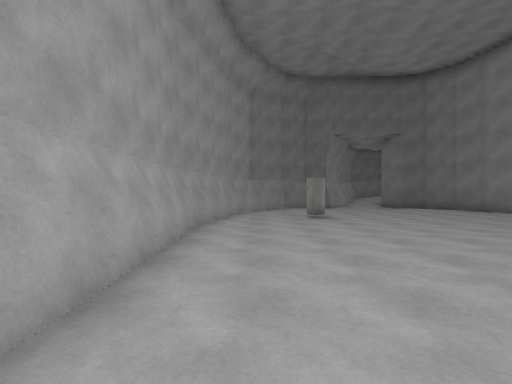
view 1 (above)

24 first-person views from a walk through a scene from a Unity 3-D project. The camera is 1.4 m above the floor, looks level and sees 90° across. The floor is counted in squares, 2 m on a side. Each view is taken from the middle of a square. On the plan, view 1 faces up. The plan holds only what a view shows up to about 9 squares ahead; the rest is blank. The place goes on beyond the plan. The player is left out. Surface patterns are stand-ins for the level's own textures.

view 2
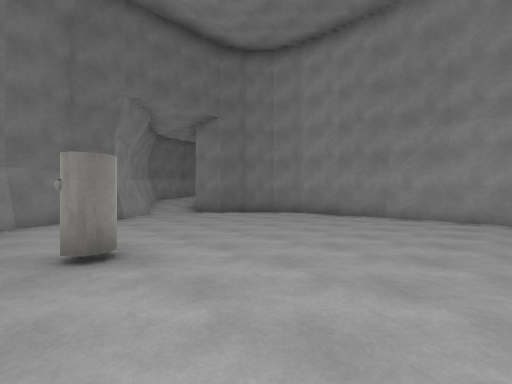

view 3
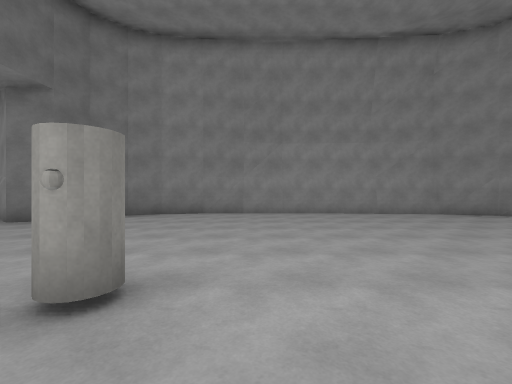

view 4
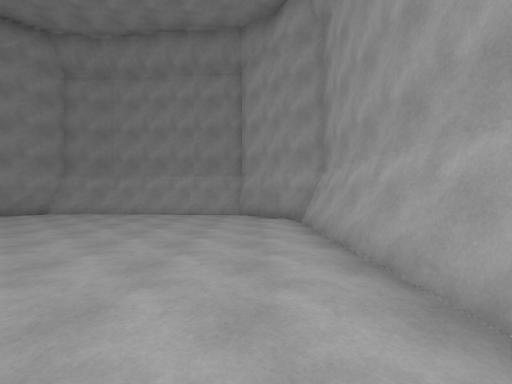

view 5
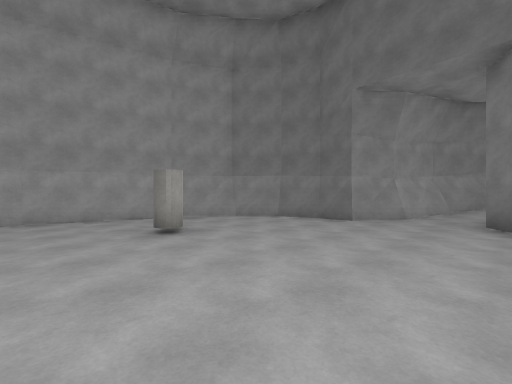

view 6
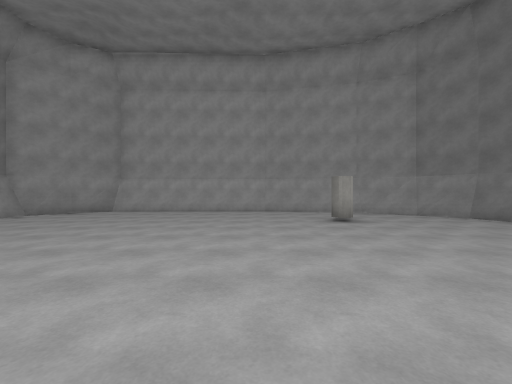

view 7
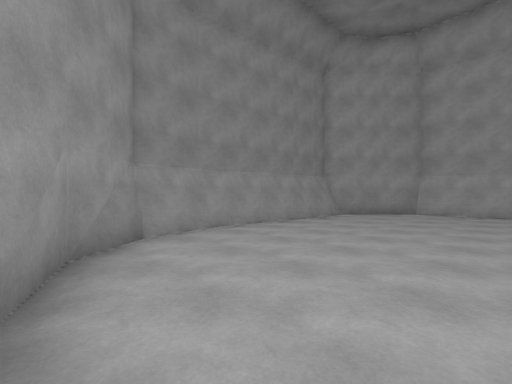

view 8
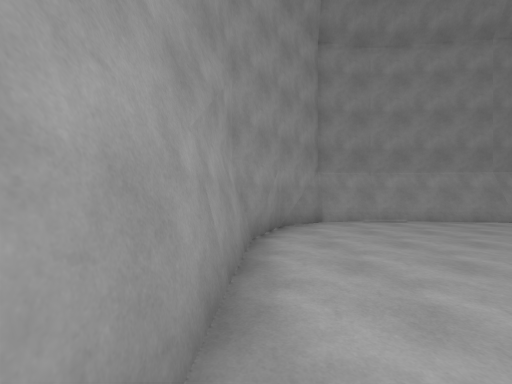

view 9
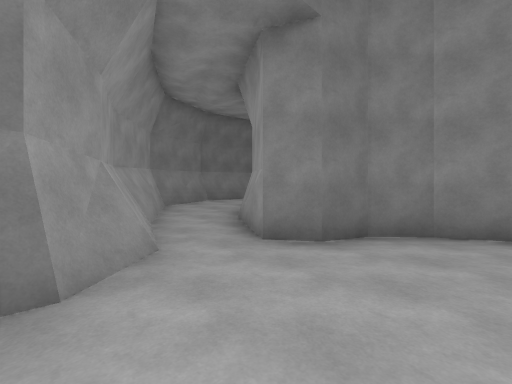

view 10
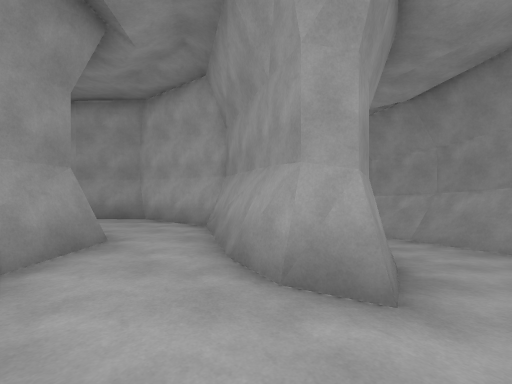

view 11
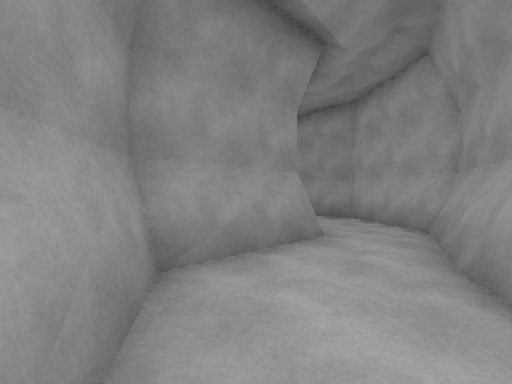

view 12
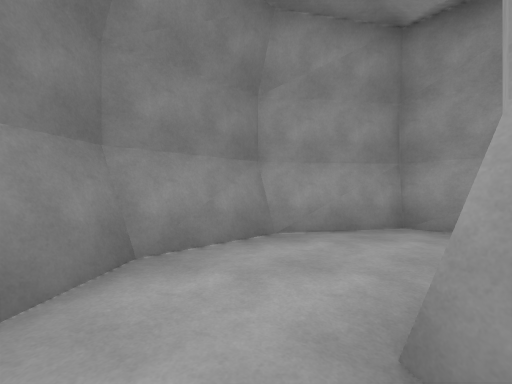

view 13
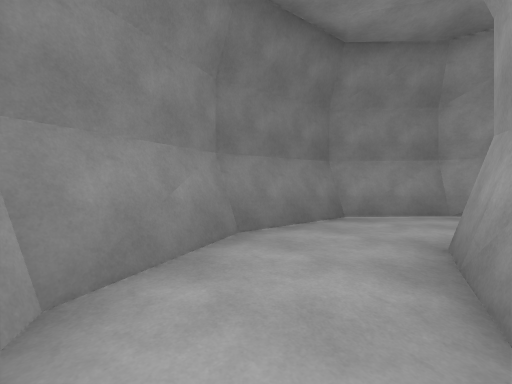

view 14
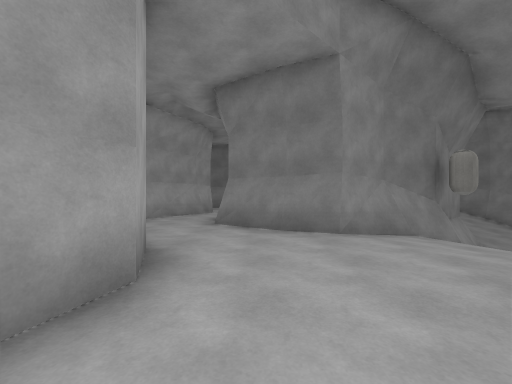

view 15
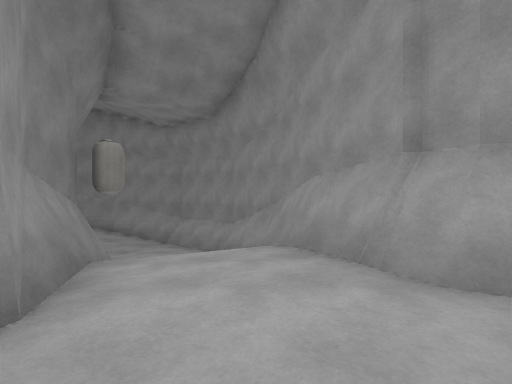

view 16
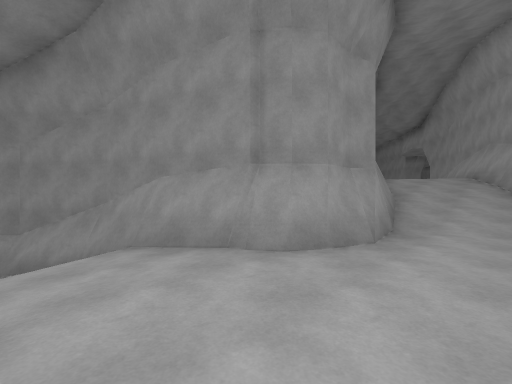

view 17
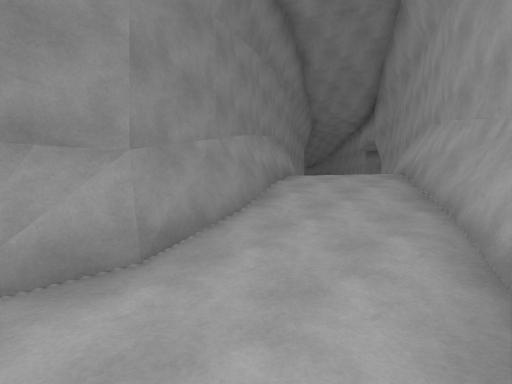

view 18
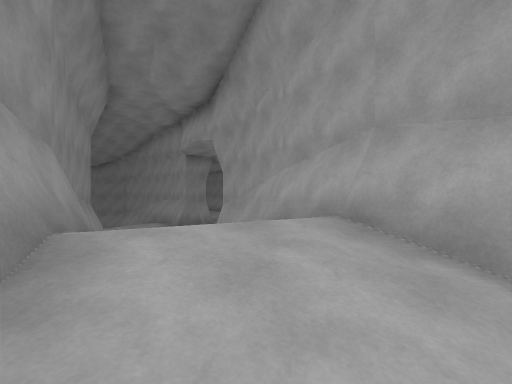

view 19
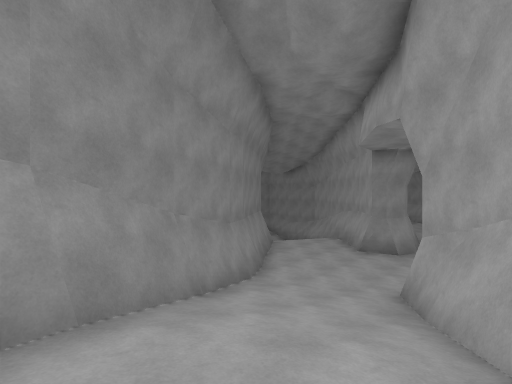

view 20
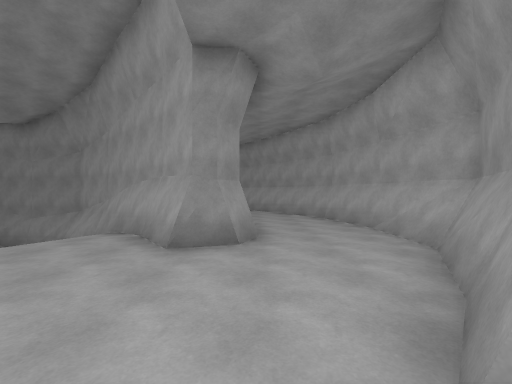

view 21
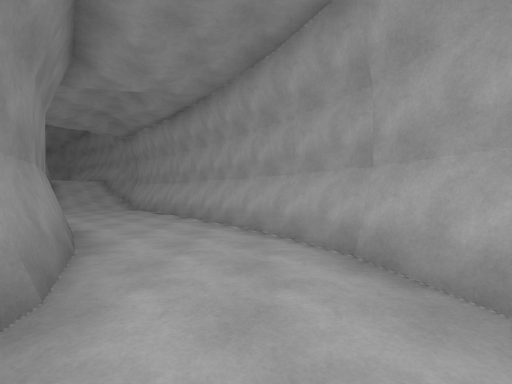

view 22
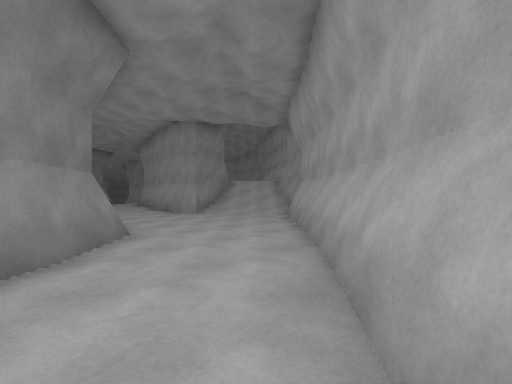

view 23
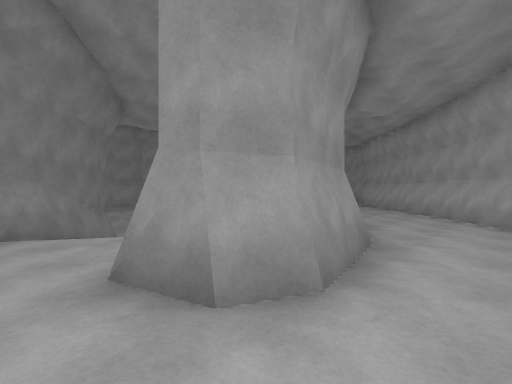

view 24
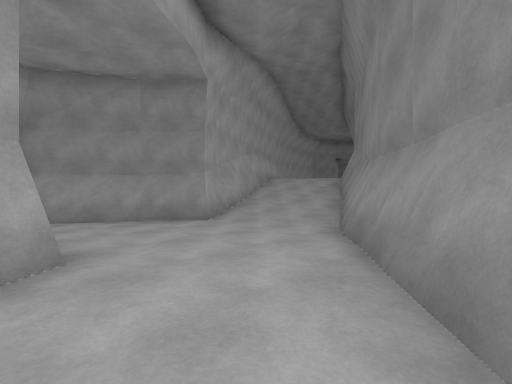

### Floor plan
Key: @ floor where view 1 was taken; # wall or solid block; . main floor; : floor 0.25 m higher than the main floor; + floor 0.5 m higher than the main floor; * floor 0.75 m higher than the main floor; - floor 0.75 m lower than the main floor; % floor 1 m higher than the main floor; _ floor 1 m lower than the main floor; & floor 3.25 m higher than the main floor; / step, stairs or slope; O other object.
Columns run from 2 left of view 1 to 23 right of it. Each row starts with its distance up from view 1.
 17          ####
 16        ###*/###
 15        #/+**%/#
 14       ##/+##%%#
 13       #::###%%#     ///
 12      ##:###%%##     ///
 11   ####..###%##    ##//#
 10  ##.......#%##  ###-/_#
  9  #........#%%####/  _##
  8  #........#%%%%%// /##
  7 ##..O.....##%%%%///##
  6 #..........##%%/####
  5 #..........#%%%##
  4 #..........#%%%#
  3 #..........#/%%#
  2 #..........# //##
  1  .......... #///#
  0  .@.......###///#
 -1  #........# ##//##
 -2  ######.###  #//&#
 -3      ####    ##//##
 -4               #///#
 -5               ##//##
 -6                #///#
 -7                ##//##
 -8                ##%%%##
 -9               ##%%%%%##
-10               #%%%%%%/##
-11               #%%/#%%//##
-12               #%%/##%  /#
-13               #%%/###/
-14               #%%%####/
-15               ##%%%# ###/
-16                #%%%##  ###
-17                ##%%%##
-18                 ##%%%%%%
-19                  #%%%%%%%%
-20                  ##%%%%%%%
-21                   ##%%%%#

Where each view was taken, in squares from view 1:
view 1: 0 up, 0 right, facing up
view 2: 4 up, 1 right, facing up-right
view 3: 6 up, 0 right, facing right
view 4: 6 up, 0 right, facing down
view 5: 5 up, 6 right, facing up-left
view 6: 5 up, 8 right, facing left
view 7: 2 up, 8 right, facing down-left
view 8: 4 up, 8 right, facing down
view 9: 9 up, 3 right, facing up-right
view 10: 15 up, 11 right, facing down-left
view 11: 15 up, 11 right, facing down
view 12: 15 up, 8 right, facing right
view 13: 14 up, 6 right, facing up-right
view 14: 4 up, 11 right, facing up
view 15: 7 up, 11 right, facing right
view 16: 8 up, 11 right, facing down-right
view 17: 4 up, 10 right, facing down-right
view 18: 0 up, 13 right, facing down
view 19: 3 down, 13 right, facing down-right
view 20: 7 down, 15 right, facing down
view 21: 12 down, 14 right, facing down
view 22: 16 down, 14 right, facing down-right
view 23: 10 down, 14 right, facing down-right
view 24: 11 down, 19 right, facing up-left
